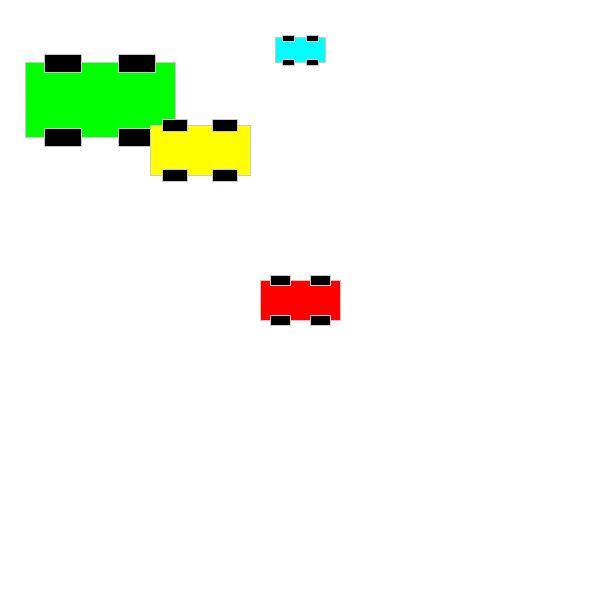
Frame 1 (no input)
Frame 60 (the mouse pressed at the canvas centre just before this capture): identical to frame 1, image omitted
Frame 120 (the mouse held since frame 60 and released just before this capture): identical to frame 1, image omitted

The Processing sketch that drew this single still picture (run headless with seeded random() and noise(); from frame 60 on, the mouse is pressed at the canvas centre):

// Processing sketch: esempio_funzione_002
// ── esempio_funzione_002.pde
void  disegnaMacchinina(int x, int y, int dimensione, color c)
{
  int offset = dimensione/4;
  rectMode(CENTER);
  stroke(200);
  fill(c);
  rect(x,y,dimensione,dimensione/2);
  fill(0);
  rect(x-offset,y-offset,offset,offset/2);
  rect(x+offset,y-offset,offset,offset/2);
  rect(x-offset,y+offset,offset,offset/2);
  rect(x+offset,y+offset,offset,offset/2);
}

void setup(){
  size(600,600);
}

void draw(){
  background(255);
  
  disegnaMacchinina(100,100,150,color(0,255,0));  
  disegnaMacchinina(200,150,100,color(255,255,0));  
  disegnaMacchinina(300,50,50,color(0,255,255));  
  disegnaMacchinina(300,300,80,color(255,0,0));
}
